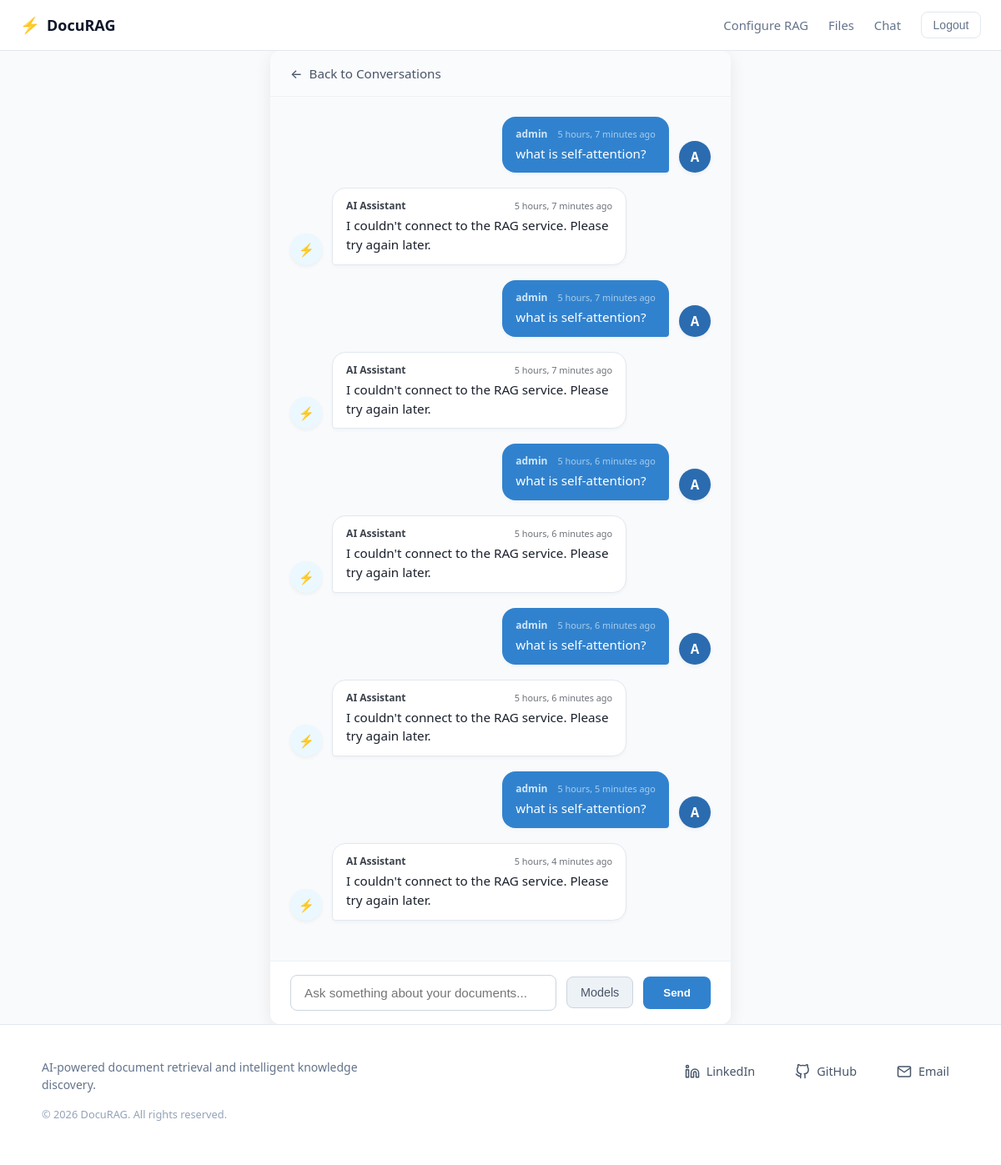
The app's page /chatbot/21/conversation (signed in) with its own data.
### chatbot/models.py (models this page shows)
class Message(models.Model):
    owner = models.ForeignKey(User, on_delete=models.CASCADE)
    body = models.TextField()
    created_at = models.DateTimeField(auto_now_add=True)
    class Meta:
            ordering = ["created_at"]

### user_auth/models.py (models this page shows)
class User(AbstractUser):
    email = models.EmailField(unique=True)
    username = models.CharField(max_length=255, unique=True)
    role = models.ForeignKey(UserRole, on_delete=models.SET_NULL,
                             null=True,
                             related_name="users")

### chatbot/views.py (the view, shortened to what this page needs)
# urls.py: path('chatbot', views.converstaions_view, name="conversations"),
@login_required(login_url='login')
def chatbot(request, pk):
    if LoadingBase.objects.filter(user=request.user).exists():
        data = LoadingBase.objects.get(user=request.user)
        conversation = Conversation.objects.get(room__user=request.user, pk=pk)
        upload_dir = Path(settings.UPLOAD_DIR)
        files_path = []
        for file in data.files.all():
            file_path = upload_dir / file.file_path
            files_path.append(str(file_path))
        if not files_path:
            return redirect('add-file')
        context = {'conversations': conversation.conversations.all()}
        return render(request, "chatbot.html", context)
    return redirect('add-file')

### chatbot/templates/chatbot.html (shortened to what this page needs)
{% extends 'main.html' %}
{% load static %}
{% block extra_css %}
    <link rel="stylesheet" href="{% static 'chatbot/chat.css' %}">
{% endblock %}
{% block content %}
<div class="chat-container">
    <div class="chat-header">
        <a href="{% url 'conversations' %}" class="btn-back">
            <span class="back-arrow">&larr;</span> Back to Conversations
        </a>
    </div>
    <div class="chat-messages">
        {% for message in conversations %}
            {% if message.owner.role.name == 'assistant' %}
                <div class="msg-row msg-ai">
                    <div class="msg-avatar">⚡</div>
                    <div class="msg-bubble">
                        <div class="msg-sender">
                            <span class="sender-name">AI Assistant</span>
                            <span class="msg-time">{{ message.created_at|timesince }} ago</span>
                        </div>
                        <div class="msg-text">{{ message.body }}</div>
                    </div>
                </div>
            {% else %}
                <div class="msg-row msg-user">
                    <div class="msg-bubble">
                        <div class="msg-sender">
                            <span class="sender-name">{{ message.owner.username }}</span>
                            <span class="msg-time">{{ message.created_at|timesince }} ago</span>
                        </div>
                        <div class="msg-text">{{ message.body }}</div>
                    </div>
                    <div class="msg-avatar">{{ message.owner.username|first|upper }}</div>
                </div>
            {% endif %}
        {% empty %}
            <div class="chat-empty-state">
                <div class="empty-icon">💡</div>
                <h3>Ask a question about your files</h3>
                <p>Type your query below to search and generate responses based on your uploaded documents.</p>
            </div>
        {% endfor %}
    </div>
    <div class="chat-input-wrapper">
        <form method="post" class="chat-form">
            <input
                type="text"
                name="query"
                placeholder="Ask something about your documents..."
                autocomplete="off"
                class="chat-input"
            >
            <div class="model-selector-container">
                <button type="button" id="models_button" class="model-trigger-btn">Models</button>
            </div>
            <button type="submit" class="btn-chat-send">Send</button>
        </form>
    </div>
</div>
{% endblock %}

### static/core/base.css (style rules this page uses)
:root { --bg-main: #f8fafc; --bg-surface: #ffffff; --bg-input: #f1f5f9; --border-color: #e2e8f0; --accent-primary: #4f46e5; --accent-primary-hover: #4338ca; --accent-secondary: #0891b2; --accent-glow: rgba(79, 70, 229, 0.12); --text-main: #0f172a; --text-muted: #64748b; --danger-color: #dc2626; }
*, *::before, *::after { box-sizing: border-box; }
body { margin: 0; padding: 0; background-color: var(--bg-main); color: var(--text-main); font-family: system-ui, -apple-system, BlinkMacSystemFont, 'Segoe UI', Roboto, sans-serif; min-height: 100vh; display: flex; flex-direction: column; }

### static/chatbot/chat.css (style rules this page uses)
.chat-container { display: flex; flex-direction: column; height: 85vh; max-width: 900px; margin: 0 auto; background: #ffffff; border-radius: 12px; box-shadow: 0 4px 20px rgba(0, 0, 0, 0.08); overflow: hidden; }
.chat-header { padding: 16px 24px; border-bottom: 1px solid #eef2f6; background: #fafbfc; }
.btn-back { display: inline-flex; align-items: center; gap: 8px; color: #4a5568; text-decoration: none; font-weight: 500; font-size: 0.95rem; transition: color 0.2s; }
.chat-messages { flex: 1; overflow-y: auto; padding: 24px; display: flex; flex-direction: column; gap: 18px; background-color: #f8fafc; }
.msg-row { display: flex; align-items: flex-end; gap: 12px; max-width: 80%; }
.msg-ai { align-self: flex-start; }
.msg-ai .msg-bubble { background: #ffffff; color: #1a202c; border: 1px solid #e2e8f0; border-bottom-left-radius: 4px; }
.msg-user { align-self: flex-end !important; flex-direction: row !important; }
.msg-user .msg-bubble { background: #3182ce; color: #ffffff; border-bottom-right-radius: 4px; }
.msg-user .msg-sender { color: #ebf8ff; text-align: right; }
.msg-avatar { width: 38px; height: 38px; border-radius: 50%; background: #edf2f7; color: #2d3748; display: flex; align-items: center; justify-content: center; font-weight: 600; font-size: 0.95rem; flex-shrink: 0; box-shadow: 0 2px 5px rgba(0,0,0,0.05); }
.msg-ai .msg-avatar { background: #ebf8ff; color: #3182ce; }
.msg-user .msg-avatar { background: #2b6cb0; color: #ffffff; }
.msg-bubble { padding: 12px 16px; border-radius: 16px; box-shadow: 0 2px 4px rgba(0,0,0,0.03); word-break: break-word; }
.msg-sender { font-size: 0.75rem; font-weight: 600; margin-bottom: 4px; opacity: 0.85; }
.msg-text { font-size: 0.95rem; line-height: 1.5; }
.chat-input-wrapper { padding: 16px 24px; background: #ffffff; border-top: 1px solid #eef2f6; }
.chat-form { display: flex; gap: 12px; align-items: center; position: relative; }
.chat-input { flex: 1; padding: 12px 16px; border: 1px solid #cbd5e0; border-radius: 8px; font-size: 0.95rem; outline: none; transition: border-color 0.2s; }
.model-selector-container { position: relative; }
.model-trigger-btn { padding: 10px 16px; background: #edf2f7; color: #4a5568; border: 1px solid #cbd5e0; border-radius: 8px; font-size: 0.9rem; font-weight: 500; cursor: pointer; transition: background 0.2s, border-color 0.2s; white-space: nowrap; }
.btn-chat-send { padding: 12px 24px; background: #3182ce; color: #ffffff; border: none; border-radius: 8px; font-weight: 600; cursor: pointer; transition: background 0.2s; }
.msg-sender { display: flex !important; justify-content: space-between !important; align-items: center !important; width: 100%; font-size: 0.75rem; font-weight: 600; margin-bottom: 4px; opacity: 0.85; }
.msg-user .msg-sender { color: #ebf8ff; text-align: left; }
.msg-time { font-size: 0.68rem !important; font-weight: 400 !important; opacity: 0.75 !important; white-space: nowrap; margin-left: 12px; }

### records on screen
Message: owner.username "admin", created_at "5 hours, 7 minutes", body "what is self-attention?", owner.username|first "A"
Message: created_at "5 hours, 7 minutes", body "I couldn't connect to the RAG service. Please try again later."
Message: owner.username "admin", created_at "5 hours, 7 minutes", body "what is self-attention?", owner.username|first "A"
Message: created_at "5 hours, 7 minutes", body "I couldn't connect to the RAG service. Please try again later."
Message: owner.username "admin", created_at "5 hours, 6 minutes", body "what is self-attention?", owner.username|first "A"
Message: created_at "5 hours, 6 minutes", body "I couldn't connect to the RAG service. Please try again later."
Message: owner.username "admin", created_at "5 hours, 6 minutes", body "what is self-attention?", owner.username|first "A"
Message: created_at "5 hours, 6 minutes", body "I couldn't connect to the RAG service. Please try again later."
Message: owner.username "admin", created_at "5 hours, 5 minutes", body "what is self-attention?", owner.username|first "A"
Message: created_at "5 hours, 4 minutes", body "I couldn't connect to the RAG service. Please try again later."
